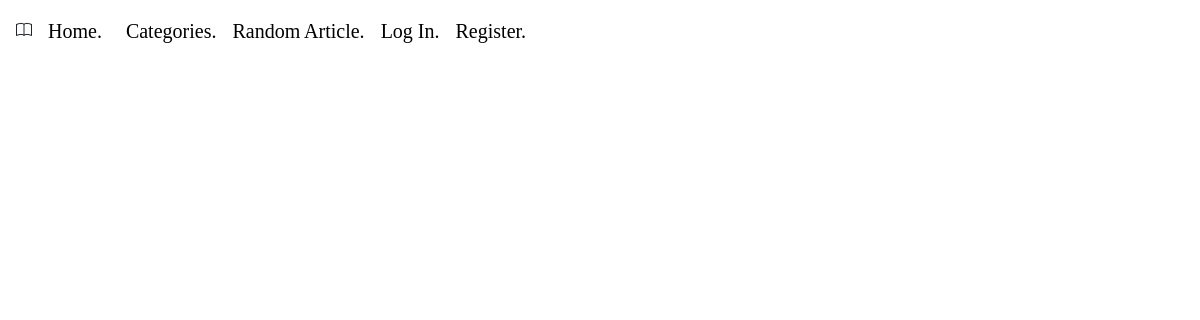
The page /category/8 on the database as committed earlier.
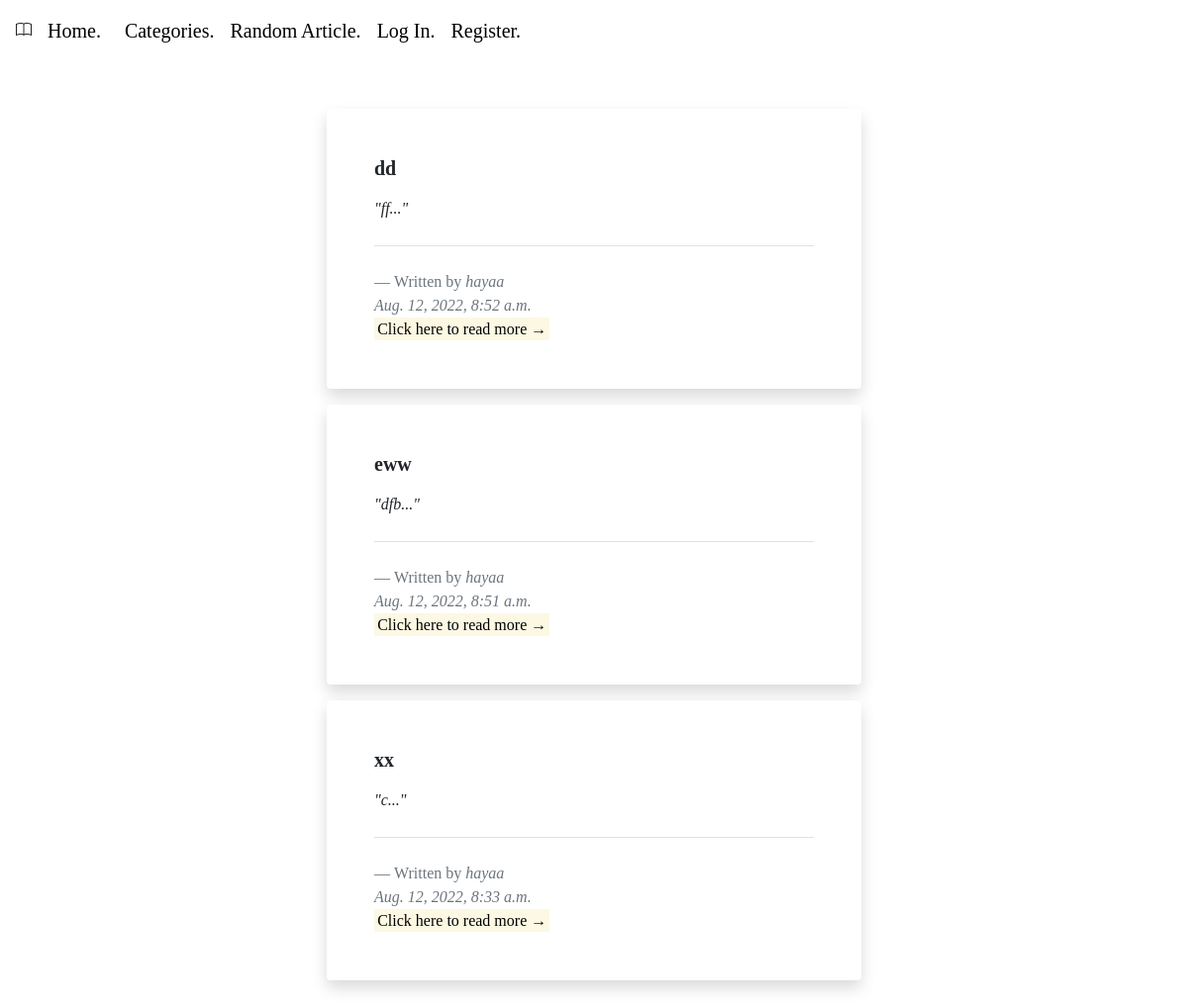
The same page on the database as committed later.
### final/models.py (models this page shows, shortened)
class Article(models.Model):
    title = models.CharField(max_length=1000)
    author = models.ForeignKey(User, on_delete=models.CASCADE, related_name="articles")
    brief = models.TextField()
    text = models.TextField()
    date = models.DateTimeField(auto_now_add=True)
    category = models.ForeignKey(Categories, on_delete=models.CASCADE, blank=True, null=True, related_name="categories")
    read_later = models.ManyToManyField(User, blank=True, related_name="read_later")

class User(AbstractUser):
    pass

### final/views.py (the view)
# urls.py: path("category/<int:category_id>", views.category, name="category"),
def category(request, category_id):
    category = Categories.objects.get(pk=category_id)
    articles = Article.objects.filter(category=category).order_by('-date')
    return render(request, "final/category.html", {
        "articles": articles
    })

### final/templates/final/category.html (shortened to what this page needs)
{% extends "final/layout.html" %}
{% load static %}
{% block body %}
   <section class="py-5">
    <div class="container">
    {% for article in articles %}
        <div class="row">
            <div class="col-lg-6 mx-auto" onclick="this.querySelector('a').click(); return true;">
                <blockquote class="blockquote blockquote-custom bg-white p-5 shadow rounded">
                    <h5 class="card-title"><b>{{ article.title }}</b></h5>
                    <p class="mb-0 mt-2 font-italic"><small>"{{ article.brief }}..."</small></p>
                    <footer class="blockquote-footer pt-4 mt-4 border-top">Written by
                        <cite title="Source Title">{{ article.author }}</cite>
                        <br>
                        <cite title="Source Title">{{ article.date }}</cite>
                        <br>
                        <a  class="text-decoration-none text-dark" href="{% url 'article' article.id %}"><mark>Click here to read more →</mark></a>
                    </footer>
                </blockquote>
            </div>
        </div>
        {% endfor %}
    </div>
</section>
{% endblock %}

Rows that differ between the two databases and show on the page:
added Article: title "dd", brief "ff", author "hayaa", date "Aug. 12, 2022, 8:52 a.m."
added Article: title "eww", brief "dfb", author "hayaa", date "Aug. 12, 2022, 8:51 a.m."
added Article: title "xx", brief "c", author "hayaa", date "Aug. 12, 2022, 8:33 a.m."
